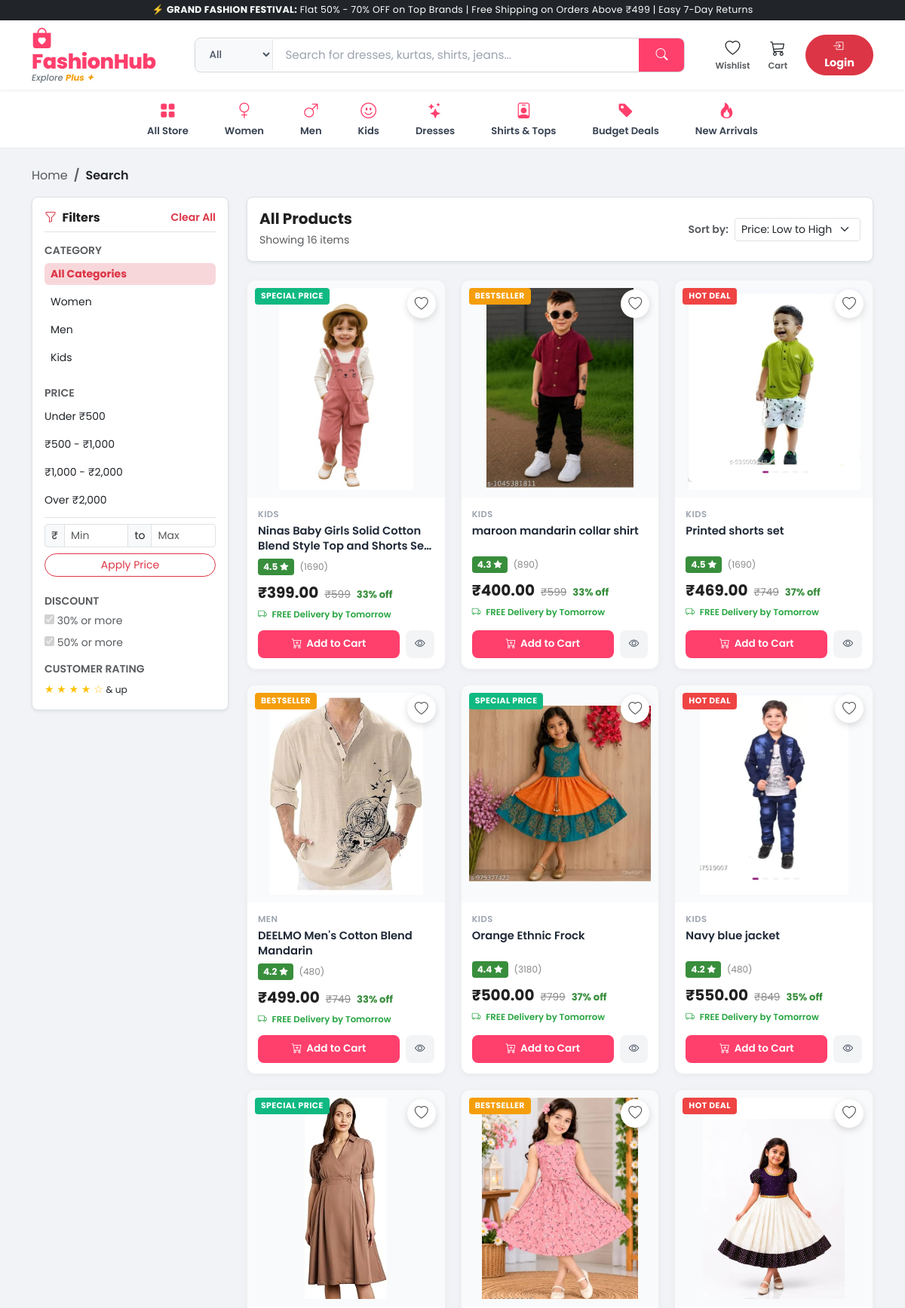
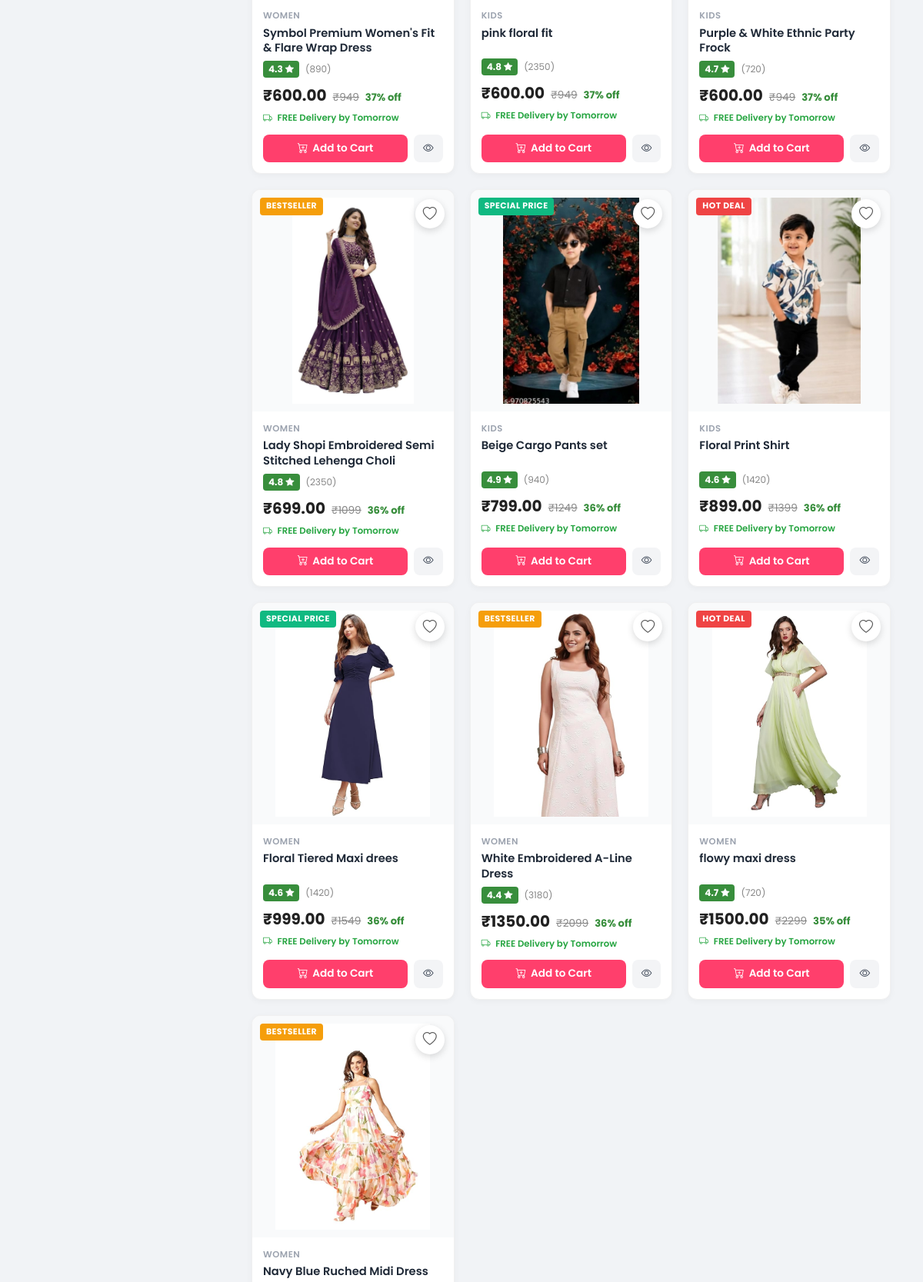
/search/?sort=price_asc (upper part), run on the app's committed database (2 pictures, top to bottom).
### shop/models.py (models this page shows, shortened)
class Product(models.Model):
    CATEGORY_CHOICES = [
        ('Men', 'Men'),
        ('Women', 'Women'),
        ('Kids', 'Kids'),
    ]
    name = models.CharField(max_length=100)
    price = models.DecimalField(max_digits=8, decimal_places=2)
    category = models.CharField(max_length=20, choices=CATEGORY_CHOICES)
    description = models.TextField()
    image = models.ImageField(upload_to='products/')
    stock = models.PositiveIntegerField(default=0)
    created_at = models.DateTimeField(auto_now_add=True)
    @property
    def original_price(self):
        p = float(self.price)
        markup = p * 1.55
        rounded = round(markup / 50.0) * 50 - 1
        return max(rounded, p + 100)
    @property
    def discount_percent(self):
        mrp = self.original_price
        p = float(self.price)
        if mrp > p:
            return int(round(((mrp - p) / mrp) * 100))
        return 0
    @property
    def rating(self):
        ratings = [4.6, 4.3, 4.8, 4.2, 4.5, 4.7, 4.4, 4.9]
        return ratings[self.id % len(ratings)]
    @property
    def reviews_count(self):
        counts = [1420, 890, 2350, 480, 1690, 720, 3180, 940]
        return counts[self.id % len(counts)]

### shop/views.py (the view)
# urls.py: path('search/', views.search_products, name='search'),
def search_products(request):
    query = request.GET.get("q", "").strip()
    category = request.GET.get("category", "").strip()
    sort = request.GET.get("sort", "").strip()
    min_price = request.GET.get("min_price", "").strip()
    max_price = request.GET.get("max_price", "").strip()
    products = Product.objects.all()
    if query:
        products = products.filter(
            Q(name__icontains=query) |
            Q(description__icontains=query) |
            Q(category__icontains=query)
        )
    if category and category != "All":
        products = products.filter(category=category)
    if min_price:
        try:
            products = products.filter(price__gte=float(min_price))
        except ValueError:
            pass
    if max_price:
        try:
            products = products.filter(price__lte=float(max_price))
        except ValueError:
            pass
    if sort == "price_asc":
        products = products.order_by("price")
    elif sort == "price_desc":
        products = products.order_by("-price")
    elif sort == "newest":
        products = products.order_by("-created_at")
    elif sort == "popular":
        products = products.order_by("-id")
    return render(request, "search_results.html", {
        "products": products,
        "query": query,
        "selected_category": category,
        "selected_sort": sort,
        "min_price": min_price,
        "max_price": max_price,
        "total_count": products.count(),
    })

### shop/context_processors.py (called while the page is built, shortened)
def shop_counts(request):
    return {"cart_count": 0, "wishlist_count": 0, "wishlist_ids": []}

### templates/search_results.html (shortened to what this page needs)
{% extends 'base.html' %}
{% block content %}
<div class="container py-4">
    <nav aria-label="breadcrumb" class="mb-3">
        <ol class="breadcrumb small">
            <li class="breadcrumb-item"><a href="{% url 'home' %}" class="text-decoration-none text-muted">Home</a></li>
            <li class="breadcrumb-item active text-dark fw-semibold" aria-current="page">Search</li>
        </ol>
    </nav>
    <div class="row g-4">
        <div class="col-lg-3">
            <div class="bg-white p-3 rounded-3 shadow-sm border sticky-top" style="top: 80px; z-index: 10;">
                <div class="d-flex justify-content-between align-items-center pb-2 mb-3 border-bottom">
                    <h6 class="fw-bold mb-0"><i class="bi bi-funnel me-1 text-danger"></i> Filters</h6>
                    <a href="{% url 'search' %}?q={{ query }}" class="small text-danger text-decoration-none fw-semibold">Clear All</a>
                </div>
                <div class="mb-4">
                    <h6 class="fw-semibold small text-uppercase text-muted mb-2">Category</h6>
                    <div class="d-flex flex-column gap-2">
                        <a href="{% url 'search' %}?q={{ query }}&category=All"
                           class="d-flex justify-content-between align-items-center text-decoration-none px-2 py-1 rounded small {% if not selected_category or selected_category == 'All' %}bg-danger-subtle text-danger fw-bold{% else %}text-dark{% endif %}">
                            <span>All Categories</span>
                        </a>
                        <a href="{% url 'search' %}?q={{ query }}&category=Women"
                           class="d-flex justify-content-between align-items-center text-decoration-none px-2 py-1 rounded small {% if selected_category == 'Women' %}bg-danger-subtle text-danger fw-bold{% else %}text-dark{% endif %}">
                            <span>Women</span>
                        </a>
                        <a href="{% url 'search' %}?q={{ query }}&category=Men"
                           class="d-flex justify-content-between align-items-center text-decoration-none px-2 py-1 rounded small {% if selected_category == 'Men' %}bg-danger-subtle text-danger fw-bold{% else %}text-dark{% endif %}">
                            <span>Men</span>
                        </a>
                        <a href="{% url 'search' %}?q={{ query }}&category=Kids"
                           class="d-flex justify-content-between align-items-center text-decoration-none px-2 py-1 rounded small {% if selected_category == 'Kids' %}bg-danger-subtle text-danger fw-bold{% else %}text-dark{% endif %}">
                            <span>Kids</span>
                        </a>
                    </div>
                </div>
                <div class="mb-4">
                    <h6 class="fw-semibold small text-uppercase text-muted mb-2">Price</h6>
                    <div class="d-flex flex-column gap-2 small">
                        <a href="{% url 'search' %}?q={{ query }}&category={{ selected_category }}&max_price=500"
                           class="text-decoration-none text-dark py-1">Under ₹500</a>
                        <a href="{% url 'search' %}?q={{ query }}&category={{ selected_category }}&min_price=500&max_price=1000"
                           class="text-decoration-none text-dark py-1">₹500 - ₹1,000</a>
                        <a href="{% url 'search' %}?q={{ query }}&category={{ selected_category }}&min_price=1000&max_price=2000"
                           class="text-decoration-none text-dark py-1">₹1,000 - ₹2,000</a>
                        <a href="{% url 'search' %}?q={{ query }}&category={{ selected_category }}&min_price=2000"
                           class="text-decoration-none text-dark py-1">Over ₹2,000</a>
                    </div>
                    <form action="{% url 'search' %}" method="GET" class="mt-2 pt-2 border-top">
                        <div class="input-group input-group-sm mb-2">
                            <span class="input-group-text">₹</span>
                            <input type="number" name="min_price" class="form-control" placeholder="Min" value="{{ min_price }}">
                            <span class="input-group-text">to</span>
                            <input type="number" name="max_price" class="form-control" placeholder="Max" value="{{ max_price }}">
                        </div>
                        <button type="submit" class="btn btn-sm btn-outline-danger w-100">Apply Price</button>
                    </form>
                </div>
                <div class="mb-3">
                    <h6 class="fw-semibold small text-uppercase text-muted mb-2">Discount</h6>
                    <div class="d-flex flex-column gap-2 small text-muted">
                        <div><input type="checkbox" id="d50" checked disabled> <label for="d50">30% or more</label></div>
                        <div><input type="checkbox" id="d70" checked disabled> <label for="d70">50% or more</label></div>
                    </div>
                </div>
                <div>
                    <h6 class="fw-semibold small text-uppercase text-muted mb-2">Customer Rating</h6>
                    <div class="d-flex flex-column gap-1 small">
                        <span class="text-warning">★ ★ ★ ★ ☆ <small class="text-dark">&amp; up</small></span>
                    </div>
                </div>
            </div>
        </div>
        <div class="col-lg-9">
            <div class="bg-white p-3 rounded-3 shadow-sm border mb-4 d-flex flex-wrap justify-content-between align-items-center gap-3">
                <div>
                    <h5 class="fw-bold mb-1">
                        {% if query %}
                        Results for "<span class="text-danger">{{ query }}</span>"
                        {% elif selected_category and selected_category != 'All' %}
                        {{ selected_category }} Collection
                        {% else %}
                        All Products
                        {% endif %}
                    </h5>
                    <small class="text-muted">Showing {{ total_count }} item{{ total_count|pluralize }}</small>
                </div>
                <div class="d-flex align-items-center gap-2">
                    <span class="small fw-semibold text-muted text-nowrap">Sort by:</span>
                    <select class="form-select form-select-sm" style="width: auto;" onchange="location = this.value;">
                        <option value="{% url 'search' %}?q={{ query }}&category={{ selected_category }}&sort=price_asc" {% if selected_sort == 'price_asc' %}selected{% endif %}>Price: Low to High</option>
                    </select>
                </div>
            </div>
            {% if products %}
            <div class="fh-product-grid">
                {% for product in products %}
                <div class="fh-product-card">
                    <div class="fh-card-img-wrap">
                        <span class="fh-card-tag {% if forloop.counter|divisibleby:3 %}hot{% elif forloop.counter|divisibleby:2 %}bestseller{% endif %}">
                            {% if forloop.counter|divisibleby:3 %}Hot Deal{% elif forloop.counter|divisibleby:2 %}Bestseller{% else %}Special Price{% endif %}
                        </span>
                        <a href="{% url 'toggle_wishlist' product.id %}"
                           class="wish-btn {% if product.id in wishlist_ids %}active{% endif %}"
                           title="Wishlist">
                            <i class="bi {% if product.id in wishlist_ids %}bi-heart-fill text-danger{% else %}bi-heart{% endif %}"></i>
                        </a>
                        <a href="{% url 'product_detail' product.id %}">
                            <img src="{{ product.image.url }}" alt="{{ product.name }}" loading="lazy">
                        </a>
                    </div>
                    <div class="fh-card-body">
                        <span class="fh-card-cat">{{ product.category }}</span>
                        <a href="{% url 'product_detail' product.id %}" class="fh-card-title" title="{{ product.name }}">
                            {{ product.name }}
                        </a>
                        <div class="fh-rating-row">
                            <span class="fh-rating-badge">
                                {{ product.rating }} <i class="bi bi-star-fill"></i>
                            </span>
                            <span class="fh-rating-count">({{ product.reviews_count }})</span>
                        </div>
                        <div class="fh-price-wrap">
                            <span class="fh-current-price">₹{{ product.price }}</span>
                            <span class="fh-mrp-price">₹{{ product.original_price }}</span>
                            <span class="fh-discount-pct">{{ product.discount_percent }}% off</span>
                        </div>
                        <div class="fh-delivery-note">
                            <i class="bi bi-truck me-1"></i> FREE Delivery by Tomorrow
                        </div>
                        <div class="fh-card-actions">
                            <button type="button"
                                    class="fh-btn-cart ajax-add-cart"
                                    data-url="{% url 'add_to_cart' product.id %}">
                                <i class="bi bi-cart-plus"></i> Add to Cart
                            </button>
                            <a href="{% url 'product_detail' product.id %}" class="fh-btn-view" title="View details">
                                <i class="bi bi-eye"></i>
                            </a>
                        </div>
                    </div>
                </div>
                {% endfor %}
            </div>
            {% endif %}
        </div>
    </div>
</div>
{% endblock %}

### static/css/style.css (style rules this page uses)
* { margin:0; padding:0; box-sizing:border-box; font-family:'Poppins',sans-serif; }
body { background:#fafafa; }
.btn-outline-danger { border-radius:30px; }
.wish-btn { position:absolute; top:12px; right:12px; z-index:5; width:38px; height:38px; border-radius:50%; background:#fff; color:#555; font-size:18px; display:flex; align-items:center; justify-content:center; box-shadow:0 3px 10px rgba(0,0,0,.15); text-decoration:none; transition:.25s; }
:root { --fh-primary: #ff3f6c; --fh-primary-hover: #e02f5a; --fh-secondary: #2874f0; --fh-dark: #1f2937; --fh-success: #388e3c; --fh-light-bg: #f1f3f6; --fh-border: #e0e0e0; }
body { background-color: var(--fh-light-bg); color: #212121; }
.fh-product-grid { display: grid; grid-template-columns: repeat(auto-fill, minmax(230px, 1fr)); gap: 20px; }
.fh-product-card { background: #ffffff; border-radius: 12px; border: 1px solid #f0f0f0; overflow: hidden; position: relative; display: flex; flex-direction: column; transition: all 0.25s cubic-bezier(0.16, 1, 0.3, 1); box-shadow: 0 2px 8px rgba(0,0,0,0.04); }
.fh-card-img-wrap { position: relative; width: 100%; padding-top: 110%; overflow: hidden; background: #f9fafb; }
.fh-card-img-wrap img { position: absolute; top: 0; left: 0; width: 100%; height: 100%; object-fit: contain; transition: transform 0.4s ease; padding: 10px; }
.fh-card-tag { position: absolute; top: 10px; left: 10px; background: #10b981; color: #fff; font-size: 0.68rem; font-weight: 700; padding: 3px 8px; border-radius: 4px; text-transform: uppercase; letter-spacing: 0.4px; z-index: 2; }
.fh-card-tag.hot { background: #ef4444; }
.fh-card-tag.bestseller { background: #f59e0b; }
.fh-card-body { padding: 14px; display: flex; flex-direction: column; flex: 1; }
.fh-card-cat { font-size: 0.72rem; font-weight: 600; color: #9ca3af; text-transform: uppercase; letter-spacing: 0.5px; margin-bottom: 4px; }
.fh-card-title { font-size: 0.92rem; font-weight: 600; color: #1f2937; margin-bottom: 6px; line-height: 1.35; display: -webkit-box; -webkit-line-clamp: 2; -webkit-box-orient: vertical; overflow: hidden; text-decoration: none; min-height: 2.5em; }
.fh-rating-row { display: flex; align-items: center; gap: 8px; margin-bottom: 8px; }
.fh-rating-badge { background: #388e3c; color: #fff; font-size: 0.75rem; font-weight: 700; padding: 2px 7px; border-radius: 4px; display: inline-flex; align-items: center; gap: 3px; }
.fh-rating-badge i { font-size: 0.7rem; }
.fh-rating-count { font-size: 0.75rem; color: #878787; }
.fh-price-wrap { display: flex; align-items: baseline; gap: 8px; margin-bottom: 6px; }
.fh-current-price { font-size: 1.25rem; font-weight: 700; color: #212121; }
.fh-mrp-price { font-size: 0.85rem; color: #878787; text-decoration: line-through; }
.fh-discount-pct { font-size: 0.82rem; font-weight: 700; color: #388e3c; }
.fh-delivery-note { font-size: 0.73rem; color: #26a541; font-weight: 600; margin-bottom: 12px; }
.fh-card-actions { display: flex; gap: 8px; margin-top: auto; }
.fh-btn-cart { flex: 1; background: var(--fh-primary); color: #fff; border: none; padding: 8px 12px; border-radius: 8px; font-size: 0.85rem; font-weight: 600; display: flex; align-items: center; justify-content: center; gap: 6px; cursor: pointer; transition: all 0.2s ease; text-decoration: none; }
.fh-btn-view { background: #f3f4f6; color: #374151; border: none; padding: 8px 12px; border-radius: 8px; font-size: 0.85rem; font-weight: 600; cursor: pointer; text-decoration: none; transition: all 0.2s ease; }

### templates/base.html (style rules this page uses)
body { font-family: 'Plus Jakarta Sans', -apple-system, BlinkMacSystemFont, sans-serif; }

### data on the page
Product: shows "SPECIAL PRICE", image (picture), category "KIDS", name "Ninas Baby Girls Solid Cotton Blend Style Top and Shorts…", rating "4.5", reviews_count "1690", price "399.00", original_price "599", discount_percent "33"
Product: shows "BESTSELLER", image (picture), category "KIDS", name "maroon mandarin collar shirt", rating "4.3", reviews_count "890", price "400.00", original_price "599", discount_percent "33"
Product: shows "HOT DEAL", image (picture), category "KIDS", name "Printed shorts set", rating "4.5", reviews_count "1690", price "469.00", original_price "749", discount_percent "37"
Product: shows "BESTSELLER", image (picture), category "MEN", name "DEELMO Men's Cotton Blend Mandarin", rating "4.2", reviews_count "480", price "499.00", original_price "749", discount_percent "33"
Product: shows "SPECIAL PRICE", image (picture), category "KIDS", name "Orange Ethnic Frock", rating "4.4", reviews_count "3180", price "500.00", original_price "799", discount_percent "37"
Product: shows "HOT DEAL", image (picture), category "KIDS", name "Navy blue jacket", rating "4.2", reviews_count "480", price "550.00", original_price "849", discount_percent "35"
Product: shows "SPECIAL PRICE", image (picture), category "WOMEN", name "Symbol Premium Women's Fit & Flare Wrap Dress", rating "4.3", reviews_count "890", price "600.00", original_price "949", discount_percent "37"
Product: shows "BESTSELLER", image (picture), category "KIDS", name "pink floral fit", rating "4.8", reviews_count "2350", price "600.00", original_price "949", discount_percent "37"
Product: shows "HOT DEAL", image (picture), category "KIDS", name "Purple & White Ethnic Party Frock", rating "4.7", reviews_count "720", price "600.00", original_price "949", discount_percent "37"
Product: shows "BESTSELLER", image (picture), category "WOMEN", name "Lady Shopi Embroidered Semi Stitched Lehenga Choli", rating "4.8", reviews_count "2350", price "699.00", original_price "1099", discount_percent "36"
Product: shows "SPECIAL PRICE", image (picture), category "KIDS", name "Beige Cargo Pants set", rating "4.9", reviews_count "940", price "799.00", original_price "1249", discount_percent "36"
Product: shows "HOT DEAL", image (picture), category "KIDS", name "Floral Print Shirt", rating "4.6", reviews_count "1420", price "899.00", original_price "1399", discount_percent "36"
Product: shows "SPECIAL PRICE", image (picture), category "WOMEN", name "Floral Tiered Maxi drees", rating "4.6", reviews_count "1420", price "999.00", original_price "1549", discount_percent "36"
Product: shows "BESTSELLER", image (picture), category "WOMEN", name "White Embroidered A-Line Dress", rating "4.4", reviews_count "3180", price "1350.00", original_price "2099", discount_percent "36"
Product: shows "HOT DEAL", image (picture), category "WOMEN", name "flowy maxi dress", rating "4.7", reviews_count "720", price "1500.00", original_price "2299", discount_percent "35"
Product: shows "BESTSELLER", image (picture), category "WOMEN", name "Navy Blue Ruched Midi Dress"

### other printed values
{{ total_count }} "16"
